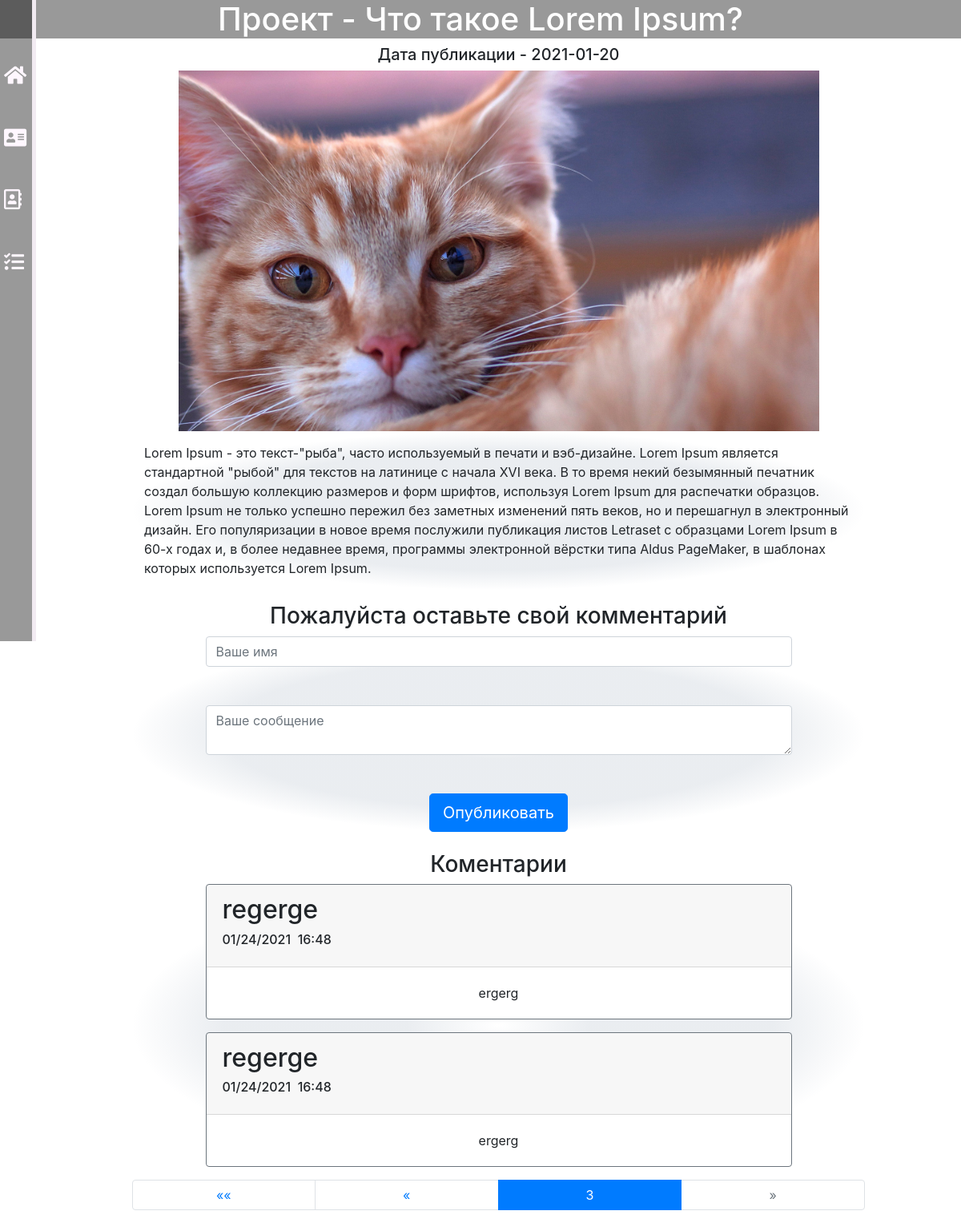
Page /project/26?page=3 on the earlier database version.
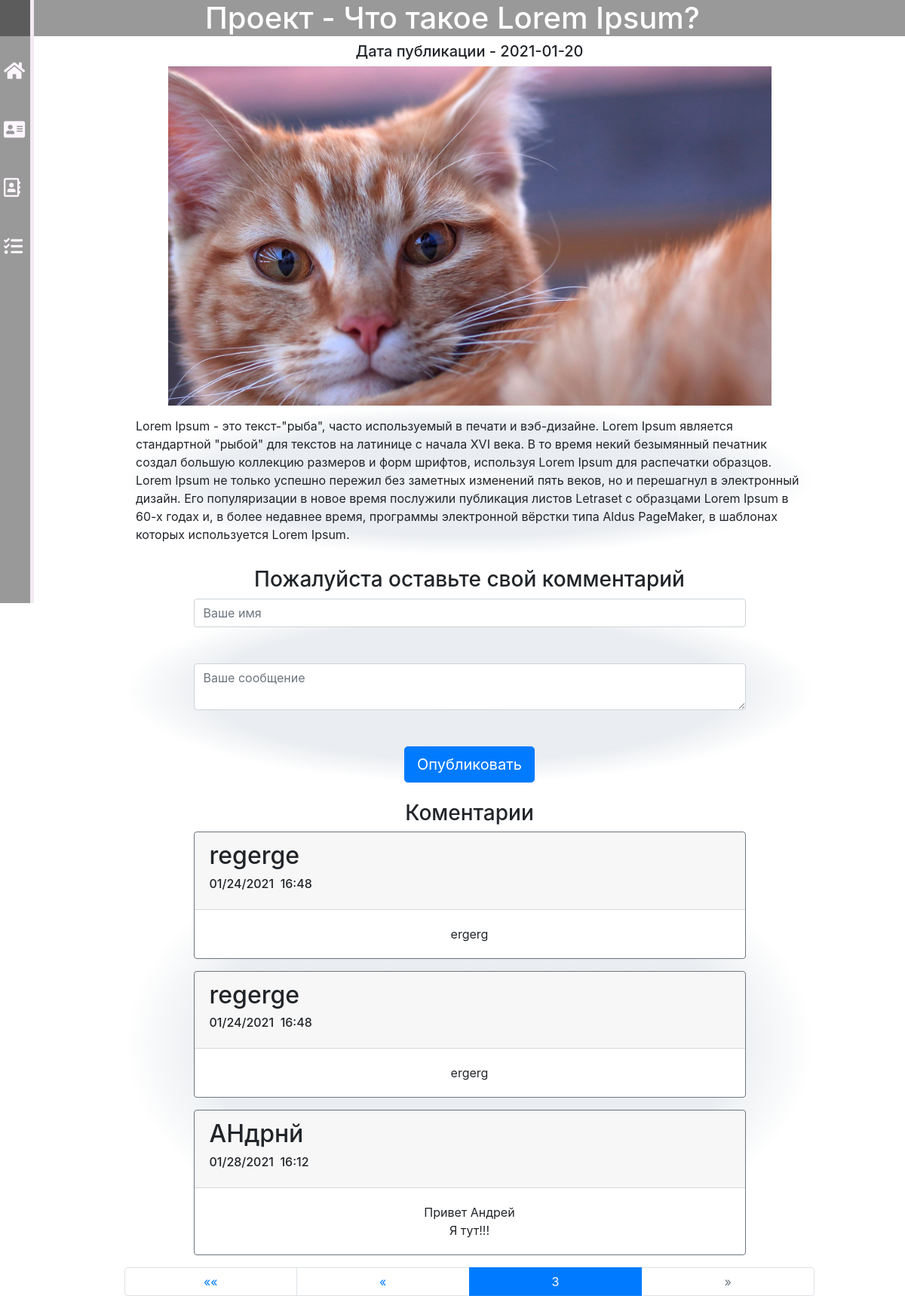
Same page on the later database version.
### main/models.py (models this page shows)
class Comment(models.Model):
    project = models.ForeignKey(Project, on_delete=models.CASCADE)
    author = models.CharField(max_length=30)
    date = models.DateTimeField()
    comment = models.TextField()

### main/views.py (the view, shortened to what this page needs)
# urls.py: path('project/<int:number_of_project>', views.project),
def project(request, number_of_project):
    if Project.objects.get(id=number_of_project):
        dictinary = model_to_dict(Project.objects.get(id=number_of_project))
        list_comments = Paginator(list(Comment.objects.filter(project=number_of_project)), 3)
        page_number = request.GET.get('page')
        dictinary['comments'] = list_comments.get_page(page_number)
        dictinary['text'] = dictinary['text'].replace("\n", "<br>")
        return render(request, 'main/project.html', dictinary)
    else:
        return redirect('/')

### main/templates/main/project.html (shortened to what this page needs)
{% extends 'main/layout.html' %}
{% load static %}
{% block styles %}
<link rel="stylesheet" href="{% static 'main/project.css' %}">
{% endblock %}
{% block name %}<h1>Проект - {{name}}</h1>{% endblock %}
{% block content %}
<h5>Дата публикации - {{date|date:'Y-m-d'}}</h5>
<img id="project_img" src="{{image.url}}" alt="My image">
<p id="text">{{text | safe}}</p>
<h3>Пожалуйста оставьте свой комментарий</h3>
<form method="POST", action="{{id}}">
    <input type="text", name="author", placeholder="Ваше имя" class="form-control">
    <br><br>
    <textarea name="comment", placeholder="Ваше сообщение" class="form-control"></textarea>
    <br><br>
    <input type="submit", value="Опубликовать" class="btn btn-primary btn-lg">
</form>
<br/>
{% if comments %}
<h3>Коментарии</h3>
<div id="comments">
{% for comment in comments %}
    <div class="card border-secondary mb-3">
      <div class="card-header"><h2>{{comment.author}}
          <h6 class="card-title">{{comment.date |date:"SHORT_DATE_FORMAT"}}
                                 {{comment.date |time:"G:i "}}</h6></h2>
      </div>
      <div class="card-body">
        <p class="card-text">{{comment.comment | safe}}</p>
      </div>
    </div>
{% endfor %}
</div>
<ul class="pagination">
    {% if comments.has_previous %}
        <li class="page-item">
            <a href="?page=1" class="page-link">&laquo;&laquo;</a>
        </li>
        <li class="page-item">
            <a href="?page={{ comments.previous_page_number }}" class="page-link">&laquo;</a>
        </li>
    {% else %}
        <li class="page-item disabled">
            <a class="page-link" href="#">&laquo;</a>
        </li>
    {% endif %}
    <li class="page-item active">
        <a class="page-link" href="#">{{ comments.number }}</a>
    </li>
    {% if comments.has_next %}
        <li class="page-item">
            <a href="?page={{ comments.next_page_number }}" class="page-link">&raquo;</a>
        </li>
        <li class="page-item">
            <a href="?page={{ comments.paginator.num_pages }}" class="page-link">&raquo;&raquo;</a>
        </li>
    {% else %}
        <li class="page-item disabled">
            <a class="page-link" href="#">&raquo;</a>
        </li>
    {% endif %}
</ul>
{% endif %}
{% endblock %}

Differences in the rows shown:
added Comment: author "АНдрнй", date "01/28/2021", date "16:12", comment "Привет Андрей Я тут!!!"
